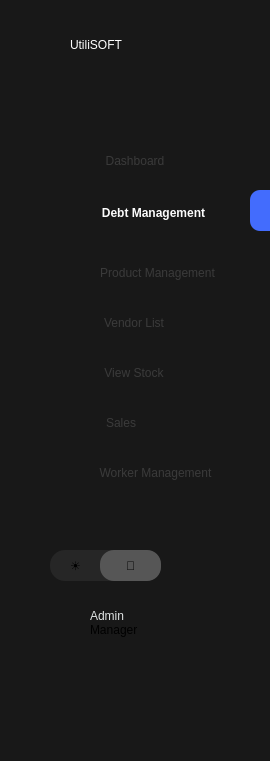
     <widget class="QFrame" name="frame_8">
      <property name="geometry">
       <rect>
        <x>0</x>
        <y>0</y>
        <width>270</width>
        <height>761</height>
       </rect>
      </property>
      <property name="styleSheet">
       <string notr="true">max-width:270px;
max-height:768px;
background-color:#181818;</string>
      </property>
      <widget class="QLabel" name="label_245">
       <property name="geometry">
        <rect>
         <x>70</x>
         <y>10</y>
         <width>181</width>
         <height>70</height>
        </rect>
       </property>
       <property name="styleSheet">
        <string notr="true">max-height:70px;
max-width:200px;
background:transparent;
font: 700 28pt &quot;Century Gothic&quot;;
color:white;
 text-align: center; 
 vertical-align: middle;</string>
       </property>
       <property name="text">
        <string>UtiliSOFT</string>
       </property>
      </widget>
      <widget class="QPushButton" name="page21">
       <property name="geometry">
        <rect>
         <x>0</x>
         <y>100</y>
         <width>270</width>
         <height>81</height>
        </rect>
       </property>
       <property name="styleSheet">
        <string notr="true">margin-top:40px;
        /* Full width of sidebar */
  height: 45px;        /* Optimal button height */
  text-align: center;    /* Align text to the left */
   /* Add space for text from the edge */
      /* Use flexbox for alignment */
 /* Align text &amp; icon vertically */ 

	border:none;
color:#3a3a3a;</string>
       </property>
       <property name="text">
        <string>Dashboard</string>
       </property>
      </widget>
      <widget class="QPushButton" name="page22">
       <property name="geometry">
        <rect>
         <x>-2</x>
         <y>190</y>
         <width>271</width>
         <height>45</height>
        </rect>
       </property>
       <property name="styleSheet">
        <string notr="true">
     /* Full width of sidebar */
  height: 45px;        /* Optimal button height */
  text-align: center;    /* Align text to the left */
  padding-left: 40px;  /* Add space for text from the edge */
     /* Use flexbox for alignment */
/* Align text &amp; icon vertically */ 
	border:none;

font-weight:600;
	border:none;
color:#fcfcfc;;</string>
       </property>
       <property name="text">
        <string>Debt Management</string>
       </property>
      </widget>
      <widget class="QPushButton" name="page23">
       <property name="geometry">
        <rect>
         <x>0</x>
         <y>250</y>
         <width>270</width>
         <height>45</height>
        </rect>
       </property>
       <property name="styleSheet">
        <string notr="true">
         /* Full width of sidebar */
  height: 45px;        /* Optimal button height */
  text-align: center;    /* Align text to the left */
/* Add space for text from the edge */       /* Use flexbox for alignment */ /* Align text &amp; icon vertically */ 
	border:none;
color:#3a3a3a;
padding-left: 45px;</string>
       </property>
       <property name="text">
        <string>Product Management</string>
       </property>
      </widget>
      <widget class="QPushButton" name="page24">
       <property name="geometry">
        <rect>
         <x>-1</x>
         <y>300</y>
         <width>270</width>
         <height>45</height>
        </rect>
       </property>
       <property name="styleSheet">
        <string notr="true">
         /* Full width of sidebar */
  height: 45px;        /* Optimal button height */
  text-align: center;    /* Align text to the left */
  /* Add space for text from the edge */       /* Use flexbox for alignment */ /* Align text &amp; icon vertically */ 
	border:none;
color:#3a3a3a;</string>
       </property>
       <property name="text">
        <string>Vendor List</string>
       </property>
      </widget>
      <widget class="QPushButton" name="page25">
       <property name="geometry">
        <rect>
         <x>-1</x>
         <y>350</y>
         <width>270</width>
         <height>45</height>
        </rect>
       </property>
       <property name="styleSheet">
        <string notr="true">    /* Full width of sidebar */
  height: 45px;        /* Optimal button height */
  text-align: center;    /* Align text to the left */
    /* Add space for text from the edge */ 
	border:none;
color:#3a3a3a;</string>
       </property>
       <property name="text">
        <string>View Stock</string>
       </property>
      </widget>
      <widget class="QPushButton" name="page26">
       <property name="geometry">
        <rect>
         <x>0</x>
         <y>400</y>
         <width>270</width>
         <height>45</height>
        </rect>
       </property>
       <property name="styleSheet">
        <string notr="true">      /* Full width of sidebar */
  height: 45px;        /* Optimal button height */
  text-align: center;
padding-right:28px;    /* Align text to the left */
 /* Align text &amp; icon vertically */ 
	border:none;
color:#3a3a3a;</string>
       </property>
       <property name="text">
        <string>Sales</string>
       </property>
      </widget>
      <widget class="QPushButton" name="pushButton_83">
       <property name="geometry">
        <rect>
         <x>50</x>
         <y>550</y>
         <width>111</width>
         <height>31</height>
        </rect>
       </property>
       <property name="styleSheet">
        <string notr="true">max-height:37px;
border-radius:15px;
background:#262626;
text-align:left;
padding-left : 20px;</string>
       </property>
       <property name="text">
        <string>☀</string>
       </property>
      </widget>
      <widget class="QPushButton" name="pushButton_84">
       <property name="geometry">
        <rect>
         <x>100</x>
         <y>550</y>
         <width>61</width>
         <height>31</height>
        </rect>
       </property>
       <property name="styleSheet">
        <string notr="true">max-height:37px;
border:3px;
background:#565656;
border-radius:14px;</string>
       </property>
       <property name="text">
        <string>🌙</string>
       </property>
      </widget>
      <widget class="QLabel" name="label_246">
       <property name="geometry">
        <rect>
         <x>90</x>
         <y>600</y>
         <width>71</width>
         <height>31</height>
        </rect>
       </property>
       <property name="styleSheet">
        <string notr="true">font: 18pt &quot;Microsoft Sans Serif&quot;;
color:#e0e4e4;
</string>
       </property>
       <property name="text">
        <string>Admin</string>
       </property>
      </widget>
      <widget class="QLabel" name="label_247">
       <property name="geometry">
        <rect>
         <x>90</x>
         <y>620</y>
         <width>61</width>
         <height>20</height>
        </rect>
       </property>
       <property name="styleSheet">
        <string notr="true">background:none;
</string>
       </property>
       <property name="text">
        <string>Manager</string>
       </property>
      </widget>
      <widget class="QWidget" name="widget_84" native="true">
       <property name="geometry">
        <rect>
         <x>250</x>
         <y>190</y>
         <width>20</width>
         <height>41</height>
        </rect>
       </property>
       <property name="styleSheet">
        <string notr="true">background:#436cfd;
border-top-left-radius: 10px;
    border-bottom-left-radius: 10px;
   border-top-right-radius: 0px;
    border-bottom-right-radius: 0px;</string>
       </property>
      </widget>
      <widget class="QLabel" name="label_248">
       <property name="geometry">
        <rect>
         <x>70</x>
         <y>150</y>
         <width>21</width>
         <height>21</height>
        </rect>
       </property>
       <property name="styleSheet">
        <string notr="true">background-color:transparent;
background-image: url(&quot;:/new/prefix1/images/dashboard-square-02-Stroke-Rounded.png&quot;);
    background-repeat: no-repeat;
    background-position: center;
    background-origin: content;</string>
       </property>
       <property name="text">
        <string/>
       </property>
       <property name="scaledContents">
        <bool>true</bool>
       </property>
      </widget>
      <widget class="QLabel" name="label_249">
       <property name="geometry">
        <rect>
         <x>60</x>
         <y>190</y>
         <width>41</width>
         <height>41</height>
        </rect>
       </property>
       <property name="styleSheet">
        <string notr="true">background-color:transparent;
background-image: url(&quot;:/new/prefix1/images/invoice-03-Stroke-Rounded.png&quot;);
    background-repeat: no-repeat;
    background-position: center;
    background-origin: content;</string>
       </property>
       <property name="text">
        <string/>
       </property>
       <property name="scaledContents">
        <bool>true</bool>
       </property>
      </widget>
      <widget class="QLabel" name="label_250">
       <property name="geometry">
        <rect>
         <x>50</x>
         <y>600</y>
         <width>40</width>
         <height>40</height>
        </rect>
       </property>
       <property name="styleSheet">
        <string notr="true">background-color:transparent;
background-image: url(&quot;:/new/prefix1/images/user-circle-02-Stroke-Rounded.png&quot;);
    background-repeat: no-repeat;
    background-position: center;
    background-origin: content;
	</string>
       </property>
       <property name="text">
        <string/>
       </property>
       <property name="scaledContents">
        <bool>true</bool>
       </property>
      </widget>
      <widget class="QLabel" name="label_251">
       <property name="geometry">
        <rect>
         <x>60</x>
         <y>400</y>
         <width>41</width>
         <height>41</height>
        </rect>
       </property>
       <property name="styleSheet">
        <string notr="true">background-color:transparent;
background-image: url(&quot;:/new/prefix1/images/shopping-cart-02-Stroke-Rounded.png&quot;);
    background-repeat: no-repeat;
    background-position: center;
    background-origin: content;</string>
       </property>
       <property name="text">
        <string/>
       </property>
       <property name="scaledContents">
        <bool>true</bool>
       </property>
      </widget>
      <widget class="QLabel" name="label_252">
       <property name="geometry">
        <rect>
         <x>60</x>
         <y>250</y>
         <width>41</width>
         <height>41</height>
        </rect>
       </property>
       <property name="styleSheet">
        <string notr="true">background-color:transparent;
background-image: url(&quot;:/new/prefix1/images/package-Stroke-Rounded.png&quot;);
    background-repeat: no-repeat;
    background-position: center;
    background-origin: content;</string>
       </property>
       <property name="text">
        <string/>
       </property>
       <property name="scaledContents">
        <bool>true</bool>
       </property>
      </widget>
      <widget class="QLabel" name="label_253">
       <property name="geometry">
        <rect>
         <x>60</x>
         <y>300</y>
         <width>41</width>
         <height>41</height>
        </rect>
       </property>
       <property name="styleSheet">
        <string notr="true">background-color:transparent;
background-image: url(&quot;:/new/prefix1/images/invoice-02-Stroke-Rounded.png&quot;);
    background-repeat: no-repeat;
    background-position: center;
    background-origin: content;</string>
       </property>
       <property name="text">
        <string/>
       </property>
       <property name="scaledContents">
        <bool>true</bool>
       </property>
      </widget>
      <widget class="QLabel" name="label_254">
       <property name="geometry">
        <rect>
         <x>60</x>
         <y>350</y>
         <width>41</width>
         <height>31</height>
        </rect>
       </property>
       <property name="styleSheet">
        <string notr="true">background-color:transparent;
background-image: url(&quot;:/new/prefix1/images//folder-view-Stroke-Rounded.png&quot;);
    background-repeat: no-repeat;
    background-position: center;
    background-origin: content;</string>
       </property>
       <property name="text">
        <string/>
       </property>
       <property name="scaledContents">
        <bool>true</bool>
       </property>
      </widget>
      <widget class="QLabel" name="label_397">
       <property name="geometry">
        <rect>
         <x>60</x>
         <y>450</y>
         <width>41</width>
         <height>41</height>
        </rect>
       </property>
       <property name="styleSheet">
        <string notr="true">background-color:transparent;
background-image: url(&quot;:/new/prefix1/images/user-circle-02-Stroke-Rounded.png&quot;);
    background-repeat: no-repeat;
    background-position: center;
    background-origin: content;</string>
       </property>
       <property name="text">
        <string/>
       </property>
       <property name="scaledContents">
        <bool>true</bool>
       </property>
      </widget>
      <widget class="QPushButton" name="page27">
       <property name="geometry">
        <rect>
         <x>0</x>
         <y>450</y>
         <width>271</width>
         <height>45</height>
        </rect>
       </property>
       <property name="styleSheet">
        <string notr="true">
     /* Full width of sidebar */
  height: 45px;        /* Optimal button height */
  text-align: center;    /* Align text to the left */
  padding-left: 40px;  /* Add space for text from the edge */
     /* Use flexbox for alignment */
/* Align text &amp; icon vertically */ 
	border:none;

color:#3a3a3a;</string>
       </property>
       <property name="text">
        <string>Worker Management</string>
       </property>
      </widget>
      <widget class="QLabel" name="label_470">
       <property name="geometry">
        <rect>
         <x>160</x>
         <y>600</y>
         <width>41</width>
         <height>41</height>
        </rect>
       </property>
       <property name="styleSheet">
        <string notr="true">background-color:transparent;
background-image:url(&quot;:/new/prefix1/images/logout-05-Stroke-Rounded.png&quot;);
    background-repeat: no-repeat;
    background-position: center;
    background-origin: content;</string>
       </property>
       <property name="text">
        <string/>
       </property>
       <property name="scaledContents">
        <bool>true</bool>
       </property>
      </widget>
      <widget class="QPushButton" name="btnlogout_2">
       <property name="geometry">
        <rect>
         <x>160</x>
         <y>600</y>
         <width>41</width>
         <height>41</height>
        </rect>
       </property>
       <property name="styleSheet">
        <string notr="true">background :transparent;
border:none;</string>
       </property>
       <property name="text">
        <string/>
       </property>
      </widget>
      <zorder>label_470</zorder>
      <zorder>btnlogout_2</zorder>
      <zorder>page27</zorder>
      <zorder>label_397</zorder>
      <zorder>label_245</zorder>
      <zorder>page21</zorder>
      <zorder>page22</zorder>
      <zorder>page23</zorder>
      <zorder>page24</zorder>
      <zorder>page25</zorder>
      <zorder>page26</zorder>
      <zorder>pushButton_83</zorder>
      <zorder>pushButton_84</zorder>
      <zorder>label_246</zorder>
      <zorder>label_247</zorder>
      <zorder>widget_84</zorder>
      <zorder>label_248</zorder>
      <zorder>label_249</zorder>
      <zorder>label_250</zorder>
      <zorder>label_251</zorder>
      <zorder>label_252</zorder>
      <zorder>label_253</zorder>
      <zorder>label_254</zorder>
     </widget>
